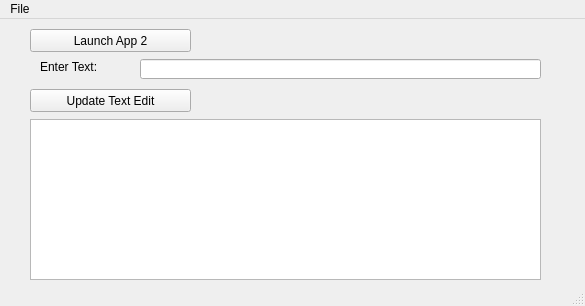
<?xml version="1.0" encoding="UTF-8"?>
<ui version="4.0">
 <class>mainWindow</class>
 <widget class="QMainWindow" name="mainWindow">
  <property name="geometry">
   <rect>
    <x>0</x>
    <y>0</y>
    <width>585</width>
    <height>306</height>
   </rect>
  </property>
  <property name="windowTitle">
   <string>App1</string>
  </property>
  <widget class="QWidget" name="centralwidget">
   <widget class="QPushButton" name="pushButtonLaunchApp2">
    <property name="geometry">
     <rect>
      <x>30</x>
      <y>10</y>
      <width>161</width>
      <height>23</height>
     </rect>
    </property>
    <property name="text">
     <string>Launch App 2</string>
    </property>
   </widget>
   <widget class="QTextEdit" name="textEditDisplayText">
    <property name="enabled">
     <bool>true</bool>
    </property>
    <property name="geometry">
     <rect>
      <x>30</x>
      <y>100</y>
      <width>511</width>
      <height>161</height>
     </rect>
    </property>
    <property name="readOnly">
     <bool>true</bool>
    </property>
   </widget>
   <widget class="QLineEdit" name="lineEditEnterText">
    <property name="geometry">
     <rect>
      <x>140</x>
      <y>40</y>
      <width>401</width>
      <height>20</height>
     </rect>
    </property>
   </widget>
   <widget class="QPushButton" name="pushButtonUpdate">
    <property name="geometry">
     <rect>
      <x>30</x>
      <y>70</y>
      <width>161</width>
      <height>23</height>
     </rect>
    </property>
    <property name="text">
     <string>Update Text Edit</string>
    </property>
   </widget>
   <widget class="QLabel" name="label">
    <property name="geometry">
     <rect>
      <x>40</x>
      <y>40</y>
      <width>91</width>
      <height>16</height>
     </rect>
    </property>
    <property name="text">
     <string>Enter Text:</string>
    </property>
   </widget>
  </widget>
  <widget class="QMenuBar" name="menubar">
   <property name="geometry">
    <rect>
     <x>0</x>
     <y>0</y>
     <width>585</width>
     <height>21</height>
    </rect>
   </property>
   <widget class="QMenu" name="menuFile">
    <property name="title">
     <string>File</string>
    </property>
    <addaction name="actionExit"/>
   </widget>
   <addaction name="menuFile"/>
  </widget>
  <widget class="QStatusBar" name="statusbar"/>
  <action name="actionExit">
   <property name="text">
    <string>Exit</string>
   </property>
  </action>
 </widget>
 <resources/>
 <connections/>
</ui>
